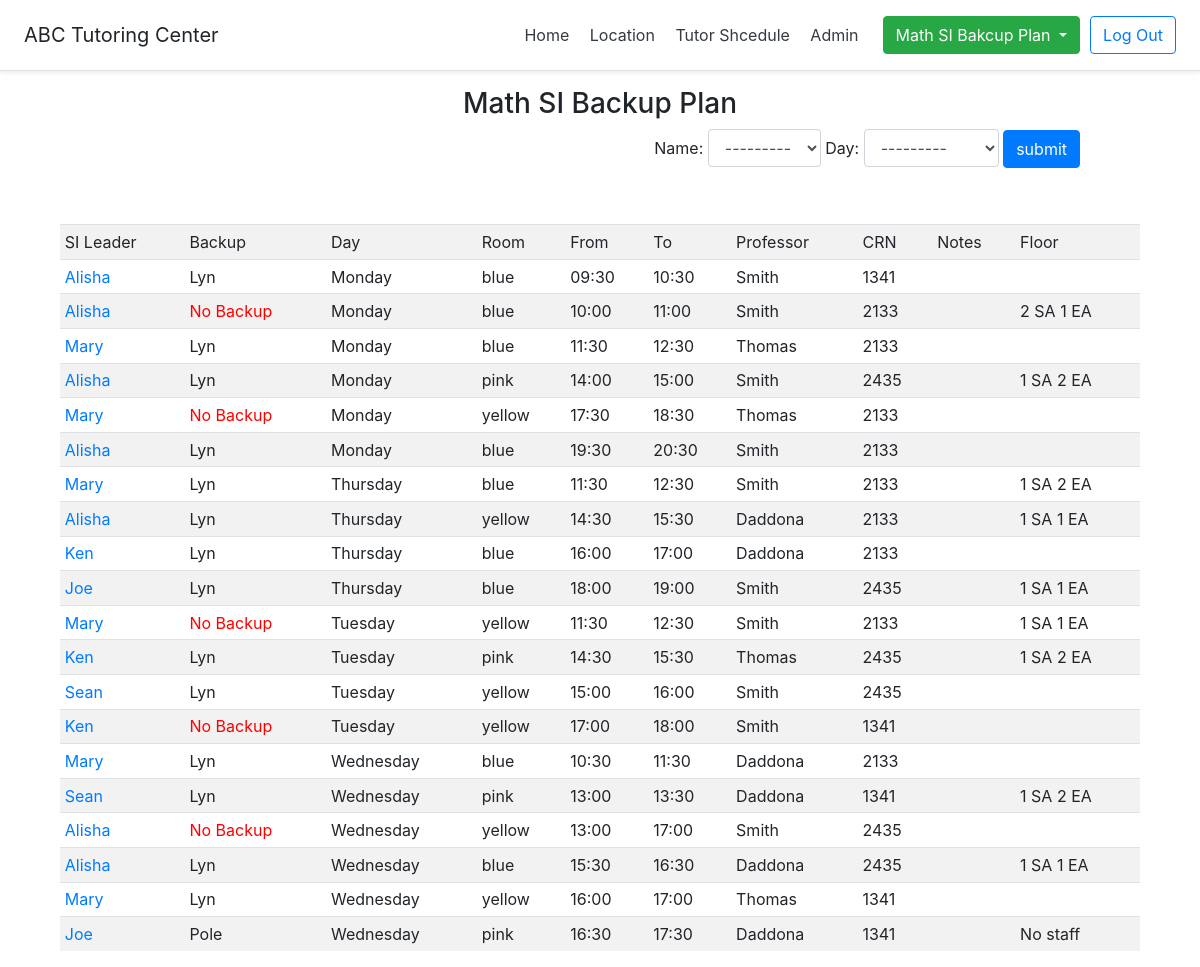
/showSiBackupPlan/alldays (signed in), run on the app's committed database.
### CS416Project/models.py (models this page shows, shortened)
class SI_Session(models.Model):
    day_choices = (
        ('', '--------'),
        ('Monday', 'Monday'),
        ('Tuesday', 'Tuesday'),
        ('Wednesday', 'Wednesday'),
        ('Thursday', 'Thursday'),
        ('Friday', 'Friday'),
        ('Sarturday', 'Satruday'),
        ('Sunday', 'Sunday'),
    )
    room_choices = (
        ('', '--------'),
        ('blue', 'blue'),
        ('yellow', 'yellow'),
        ('pink', 'pink'),
    )
    time_choices = (
        ('', '--------'),
        ('09:30', '9:30'),
        ('10:00', '10:00'),
        ('10:30', '10:30'),
        ('11:00', '11:00'),
        ('11:30', '11:30'),
        ('12:00', '12:00'),
        ('12:30', '12:30'),
        ('13:00', '1:00'),
        ('13:30', '1:30'),
        ('14:00', '2:00'),
        ('14:30', '2:30'),
        ('15:00', '3:00'),
        ('15:30', '3:30'),
        ('16:00', '4:00'),
        ('16:30', '4:30'),
        ('17:00', '5:00'),
        ('17:30', '5:30'),
        ('18:00', '6:00'),
        ('18:30', '6:30'),
        ('19:00', '7:00'),
        ('19:30', '7:30'),
        ('20:00', '8:00'),
        ('20:30', '8:30'),
    )
    crn_choices = (
        ('', '--------'),
        ('2133', '2134'),
        ('2435', '2435'),
        ('1341', '1341'),
    )
    faculty_choices = (
        ('', '--------'),
        ('Smith', 'Smith'),
        ('Thomas', 'Thomas'),
        ('Daddona', 'Daddona'),
    )
    day = models.CharField(max_length=50, choices=day_choices)
    tutor = models.ForeignKey(Tutor,on_delete=models.SET_NULL, null=True)
    backup = models.CharField(max_length=50, blank=True)
    sessionTime_from = models.CharField(max_length=50,default='', choices=time_choices)
    sessionTime_to = models.CharField(max_length=50,default='', choices=time_choices)
    room = models.CharField(max_length=50,default='',choices=room_choices)
    professor = models.CharField(max_length=50,default='', choices=faculty_choices)
    crn = models.CharField(max_length=50, default='', choices=crn_choices)
    notes = models.CharField(max_length=50,blank=True)
    floor = models.CharField(max_length=50, default='', blank=True)
    class Meta: #order by desc
                 ordering = ['day','sessionTime_from']

class Tutor(models.Model):
    objects = TutorManager()
    firstname = models.CharField(max_length=50,default='')
    lastname = models.CharField(max_length=50,default='')
    hours = models.IntegerField(default=0)
    typeofstaff = models.CharField(max_length=50, default='',choices=type_choices)
    subject1 = models.CharField(max_length=50, default='', null=True, choices=subject_choices)
    subject2 = models.CharField(max_length=50, default='', null=True, choices=subject_choices)
    usedhours = models.DecimalField(decimal_places=1, max_digits=3, default=0)
    class Meta: #order by desc
         ordering = ['firstname']
         unique_together = (('firstname', 'lastname'),)

### CS416Project/views.py (the view)
# urls.py: path('showSiBackupPlan/<day>', views.showSiBackupPlan, name="showSiBackupPlan"),
def showSiBackupPlan(request, day):
    ti = Tutor.objects.all()
    if day == 'alldays':
        backupPlans = SI_Session.objects.all().order_by('day','sessionTime_from')
    else:
        backupPlans = SI_Session.objects.filter(day=day)
    return render(request, 'showSiBackupPlan.html', {'backupPlans': backupPlans,'ti':ti})

### templates/showSiBackupPlan.html (shortened to what this page needs)
{% load staticfiles %}
<!DOCTYPE html>
<html lang="en">
<head>
    <link rel="stylesheet" href="https://maxcdn.bootstrapcdn.com/bootstrap/4.1.3/css/bootstrap.min.css">
</head>
<body>
{% include "header.html" %}
{% if user.is_authenticated %}
    <h3 >Math SI Backup Plan</h3>
    <div align=right style="padding-right: 10%">
        <form action="{% url 'showSiBackupbyTutor' %}" method="post">
            Name:  <select class="form-control" name="search">
            <option value="">---------</option>
        </select>
            Day: <select class="form-control" name="search2">
            <option value="">---------</option>
        </select>
            <input class="btn btn-primary" type="submit" value="submit">
        </form>
    </div>
    <br>
    <div class="table-responsive">
       <br>
        <table align="center" >
            <tr >
                <td>SI Leader</td>
                <td>Backup</td>
                <td>Day</td>
                <td>Room</td>
                <td>From</td>
                <td>To</td>
                <td>Professor</td>
                <td>CRN</td>
                <td>Notes</td>
                <td>Floor</td>
            </tr>
            {% for day in backupPlans %}
                <tr>
                    <td name="sileader"> <a   data-html="true" class="popup" href="#" data-toggle="popover" title="Tutor Info"
                                              data-content="{{day.tutor.firstname }} {{day.tutor.lastname}}: {{day.tutor.type}}
                     <br>Subject1: {{day.tutor.subject1}}
                     <br>Subject2: {{day.tutor.subject2}}" >{{day.tutor.firstname}}</a> </td>
                    <td name="backup"> {{day.backup}}  </td>
                        <td> {{day.day}}  </td>
                    <td> {{day.room}}  </td>
                    <td> {{day.sessionTime_from}} </td>
                    <td> {{day.sessionTime_to}} </td>
                    <td> {{day.professor}} </td>
                    <td> {{day.crn}} </td>
                    <td> {{day.notes}} </td>
                    <td> {{day.floor}} </td>
                </tr>
            {% endfor %}
         </table>
  </div>
{% else %}
    <h2 class="tr" style="text-align: center">You are now logged out</h2>
    <br>
    <div class="container" style="text-align: center">
        <a class="btn btn-primary" href="{% url 'login' %}" role="button">Login</a>
    </div>
{% endif %}
</body>
</html>

### data on the page
SI_Session: tutor.firstname "Alisha", backup "Lyn", day "Monday", room "blue", sessionTime_from "09:30", sessionTime_to "10:30", professor "Smith", crn "1341"
SI_Session: tutor.firstname "Alisha", day "Monday", room "blue", sessionTime_from "10:00", sessionTime_to "11:00", professor "Smith", crn "2133", floor "2 SA 1 EA"
SI_Session: tutor.firstname "Mary", backup "Lyn", day "Monday", room "blue", sessionTime_from "11:30", sessionTime_to "12:30", professor "Thomas", crn "2133"
SI_Session: tutor.firstname "Alisha", backup "Lyn", day "Monday", room "pink", sessionTime_from "14:00", sessionTime_to "15:00", professor "Smith", crn "2435", floor "1 SA 2 EA"
SI_Session: tutor.firstname "Mary", day "Monday", room "yellow", sessionTime_from "17:30", sessionTime_to "18:30", professor "Thomas", crn "2133"
SI_Session: tutor.firstname "Alisha", backup "Lyn", day "Monday", room "blue", sessionTime_from "19:30", sessionTime_to "20:30", professor "Smith", crn "2133"
SI_Session: tutor.firstname "Mary", backup "Lyn", day "Thursday", room "blue", sessionTime_from "11:30", sessionTime_to "12:30", professor "Smith", crn "2133", floor "1 SA 2 EA"
SI_Session: tutor.firstname "Alisha", backup "Lyn", day "Thursday", room "yellow", sessionTime_from "14:30", sessionTime_to "15:30", professor "Daddona", crn "2133", floor "1 SA 1 EA"
SI_Session: tutor.firstname "Ken", backup "Lyn", day "Thursday", room "blue", sessionTime_from "16:00", sessionTime_to "17:00", professor "Daddona", crn "2133"
SI_Session: tutor.firstname "Joe", backup "Lyn", day "Thursday", room "blue", sessionTime_from "18:00", sessionTime_to "19:00", professor "Smith", crn "2435", floor "1 SA 1 EA"
SI_Session: tutor.firstname "Mary", day "Tuesday", room "yellow", sessionTime_from "11:30", sessionTime_to "12:30", professor "Smith", crn "2133", floor "1 SA 1 EA"
SI_Session: tutor.firstname "Ken", backup "Lyn", day "Tuesday", room "pink", sessionTime_from "14:30", sessionTime_to "15:30", professor "Thomas", crn "2435", floor "1 SA 2 EA"
SI_Session: tutor.firstname "Sean", backup "Lyn", day "Tuesday", room "yellow", sessionTime_from "15:00", sessionTime_to "16:00", professor "Smith", crn "2435"
SI_Session: tutor.firstname "Ken", day "Tuesday", room "yellow", sessionTime_from "17:00", sessionTime_to "18:00", professor "Smith", crn "1341"
SI_Session: tutor.firstname "Mary", backup "Lyn", day "Wednesday", room "blue", sessionTime_from "10:30", sessionTime_to "11:30", professor "Daddona", crn "2133"
SI_Session: tutor.firstname "Sean", backup "Lyn", day "Wednesday", room "pink", sessionTime_from "13:00", sessionTime_to "13:30", professor "Daddona", crn "1341", floor "1 SA 2 EA"
SI_Session: tutor.firstname "Alisha", day "Wednesday", room "yellow", sessionTime_from "13:00", sessionTime_to "17:00", professor "Smith", crn "2435"
SI_Session: tutor.firstname "Alisha", backup "Lyn", day "Wednesday", room "blue", sessionTime_from "15:30", sessionTime_to "16:30", professor "Daddona", crn "2435", floor "1 SA 1 EA"
SI_Session: tutor.firstname "Mary", backup "Lyn", day "Wednesday", room "yellow", sessionTime_from "16:00", sessionTime_to "17:00", professor "Thomas", crn "1341"
SI_Session: tutor.firstname "Joe", backup "Pole", day "Wednesday", room "pink", sessionTime_from "16:30", sessionTime_to "17:30", professor "Daddona", crn "1341", floor "No staff"
